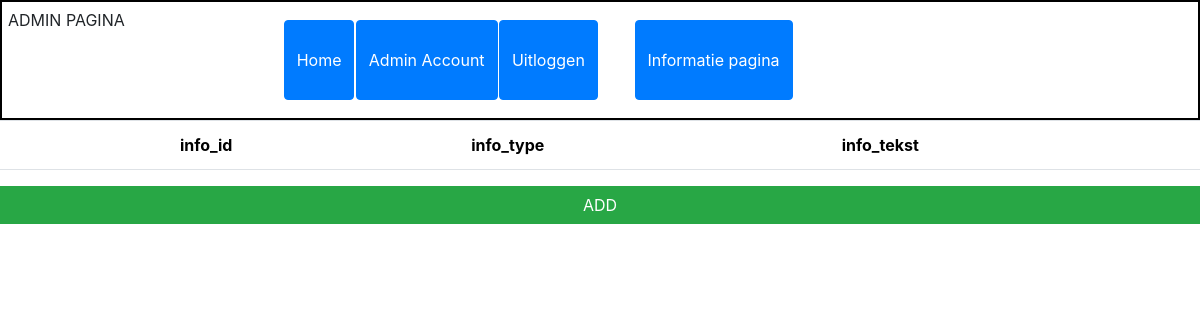
The app's page /admin/informatie/index.php (signed in), older data.
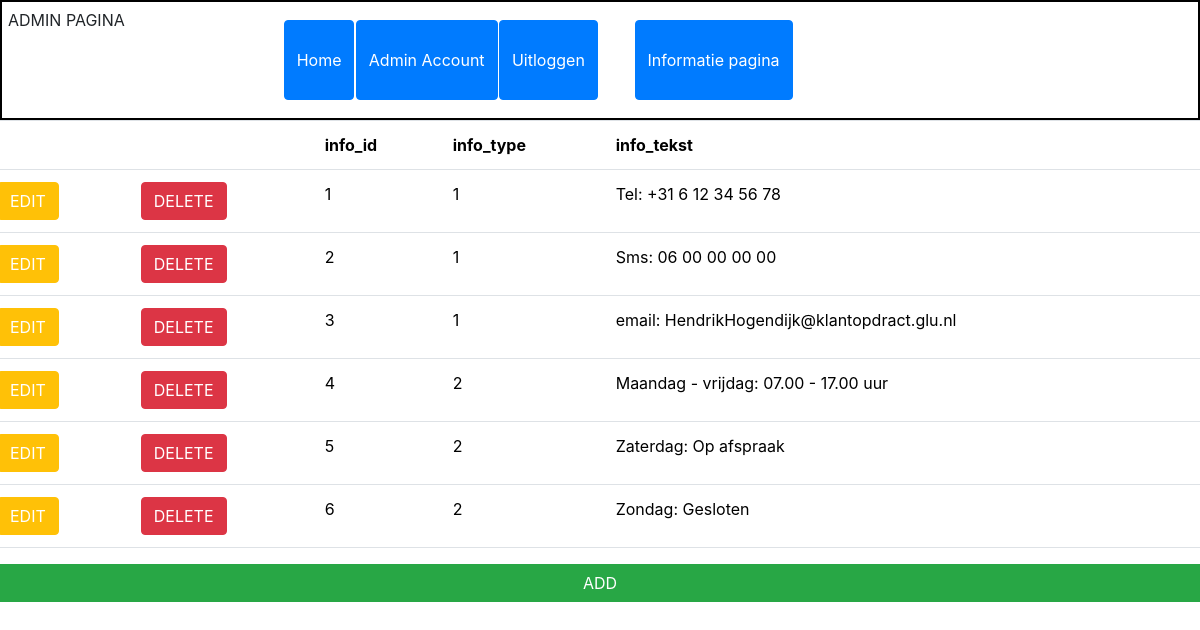
The same page, newer data.
### tables this page shows
CREATE TABLE `informatie` (
  `info_id` int(11) NOT NULL,
  `info_type` int(11) NOT NULL,
  `info_tekst` varchar(255) NOT NULL
);

### admin/informatie/index.php (the view, shortened to what this page needs)
<?php
include('../core/headeradmin.php');
?>
<div class="row">
    <table class="table">
        <tr>
            <th></th>
            <th></th>
            <th>info_id</th>
            <th>info_type</th>
            <th>info_tekst</th>
        </tr>
        <?php
        $sql = "SELECT info_id, info_type, info_tekst FROM informatie";
        $liqry = $con->prepare($sql);
        if ($liqry === false) {
            echo mysqli_error($con);
        } else {
            $liqry->bind_result($info_id, $info_type, $info_tekst);
            if ($liqry->execute()) {
                $liqry->store_result();
                while ($liqry->fetch()) {
                    ?>
                    <tr>
                        <td>
                            <button class="btn btn-warning"><a class="button-deco" href="edit_info.php?id=<?php echo $info_id; ?>">EDIT</a></button>
                        </td>
                        <td>
                            <button class="btn btn-danger"><a class="button-deco" href="delete_info.php?id=<?php echo $info_id; ?>">DELETE</a></button>
                        </td>
                        <td><?php echo $info_id; ?></td>
                        <td>
                            <?php echo $info_type; ?>
                        </td>
                        <td><?php echo $info_tekst; ?></td>
                    </tr>
                    <?php
                }
            }
        }
        ?>
    </table>
    <a class="button-deco btn btn-success" href="./add_info.php">ADD</a>
</div>
<?php
include('../core/footeradmin.php');
?>

### admin/core/headeradmin.php (shortened to what this page needs)
<!DOCTYPE html>
<html lang="en">
<head>
    <link rel="stylesheet" href="<?= BASEURL; ?>assets/css/bootstrap.min.css">
    <link rel="stylesheet" href="<?= BASEURL; ?>assets/css/login.css">
    <link href="//maxcdn.bootstrapcdn.com/bootstrap/4.1.1/css/bootstrap.min.css" rel="stylesheet" id="bootstrap-css">
</head>
<body>
    <div class="header-admin">
        <div class="e">ADMIN PAGINA</div>
        <div class="f">
            <button class="btn btn-primary">
                <a href="<?= BASEURL ?>index.php" class="button-deco">Home</a>
            </button>
            <?php if (isset($_SESSION['ingelogd']) && $_SESSION['ingelogd'] === true): ?>
                <button class="btn btn-primary">
                    <a href="account.php" class="button-deco">Account</a>
                </button>
                <button class="btn btn-primary">
                    <a href="uitloggen.php" class="button-deco">Uitloggen</a>
                </button>
            <?php elseif (isset($_SESSION['admin_ingelogd']) && $_SESSION['admin_ingelogd'] === true): ?>
                <button class="btn btn-primary">
                    <a href="<?= BASEURL_CMS ?>index.php" class="button-deco">Admin Account</a>
                    </button>
                <button class="btn btn-primary">
                    <a href="<?= BASEURL_LOGIN ?>uitloggen.php" class="button-deco">Uitloggen</a>
                    </button>
            <?php else: ?>
                <button class="btn btn-primary"><a href="login/login.php" class="button-deco">Inloggen</a></button>
            <?php endif; ?>
        </div>
        <div class="g">
            <button class="btn btn-primary"><a class="button-deco" href="<?= BASEURL_CMS ?>informatie/">Informatie pagina</a></button>
        </div>
    </div>

### admin/core/footeradmin.php (shortened to what this page needs)
</body>
</html>

### assets/css/login.css (style rules this page uses)
.button-deco { color: white; text-decoration: none; }
.header-admin { display: flex; width: 100vw; height: 15vh; border: .2vw solid black; gap: 1vw; padding: .5vw; }
.e { display: flex; width: 25vw; }
.f { display: flex; justify-content: space-around; padding-top: 1.5vh; padding-bottom: 1.5vh; width: 30vw; }
.g { display: flex; justify-content: start; gap: 1vw; width: 55vw; padding-left: 2vw; padding-top: 1.5vh; padding-bottom: 1.5vh; }

Row changes from the older to the newer data that the page shows:
added informatie: info_id "1", info_type "1", info_tekst "Tel: +31 6 12 34 56 78"
added informatie: info_id "2", info_type "1", info_tekst "Sms: 06 00 00 00 00"
added informatie: info_id "3", info_type "1", info_tekst "email: HendrikHogendijk@klantopdract.glu.nl"
added informatie: info_id "4", info_type "2", info_tekst "Maandag - vrijdag: 07.00 - 17.00 uur"
added informatie: info_id "5", info_type "2", info_tekst "Zaterdag: Op afspraak"
added informatie: info_id "6", info_type "2", info_tekst "Zondag: Gesloten"
